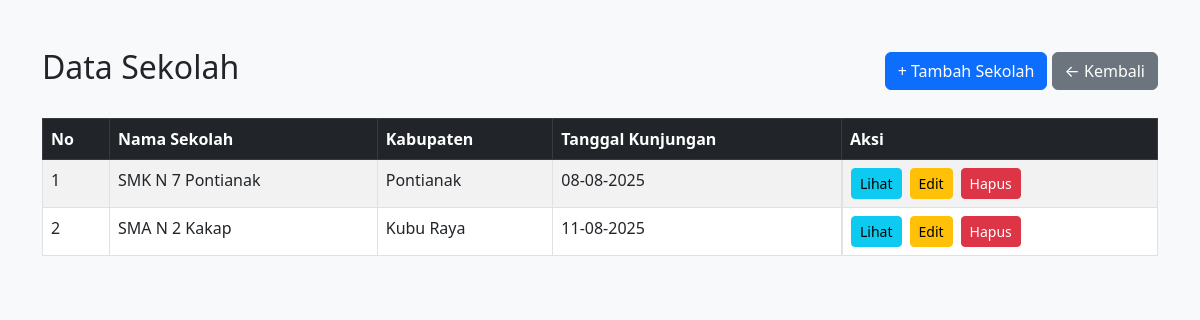
The app's page /safety-riding/sekolah (signed in), older data.
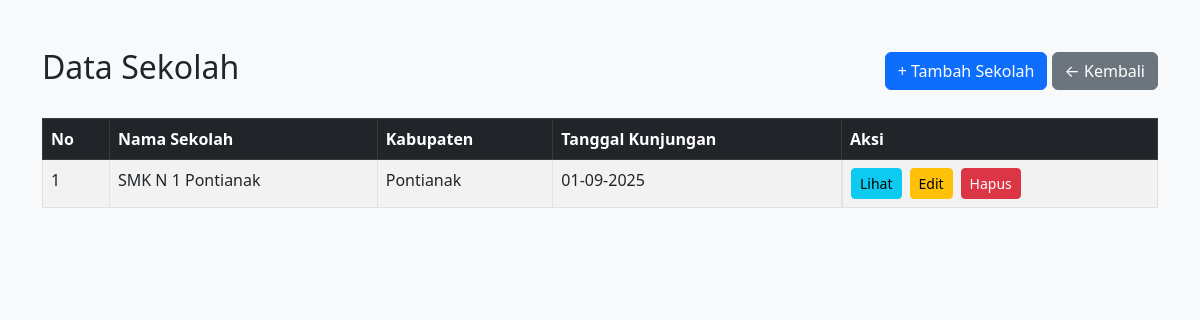
The same page, newer data.
### models.py (models this page shows)
class Sekolah(db.Model):
    id = db.Column(db.Integer, primary_key=True)
    nama = db.Column(db.String(100), nullable=False)
    kabupaten = db.Column(db.String(100), nullable=False)
    tanggal_kunjungan = db.Column(db.Date, nullable=False)

### app.py (the view)
@app.route('/safety-riding/sekolah')
def list_sekolah():
    if 'role' not in session or session['role'] not in ['PetugasSR', 'Admin']:
        return "Akses ditolak"
    sekolah_list = Sekolah.query.all()
    return render_template('list_sekolah.html', sekolah_list=sekolah_list)

### templates/list_sekolah.html (shortened to what this page needs)
<!DOCTYPE html>
<html>
<head>
    <link href="https://cdn.jsdelivr.net/npm/bootstrap@5.3.0/dist/css/bootstrap.min.css" rel="stylesheet">
</head>
<body class="bg-light">
    <div class="container mt-5">
        <div class="d-flex justify-content-between align-items-center mb-4">
            <h2>Data Sekolah</h2>
            <div>
                <a href="/safety-riding/sekolah/tambah" class="btn btn-primary">+ Tambah Sekolah</a>
                <a href="/safety-riding" class="btn btn-secondary">← Kembali</a>
            </div>
        </div>
        <table class="table table-bordered table-striped">
            <thead class="table-dark">
                <tr>
                    <th>No</th>
                    <th>Nama Sekolah</th>
                    <th>Kabupaten</th>
                    <th>Tanggal Kunjungan</th>
                    <th>Aksi</th>
                </tr>
            </thead>
            <tbody>
                {% for sekolah in sekolah_list %}
                <tr>
                    <td>{{ loop.index }}</td>
                    <td>{{ sekolah.nama }}</td>
                    <td>{{ sekolah.kabupaten }}</td>
                    <td>{{ sekolah.tanggal_kunjungan.strftime('%d-%m-%Y') }}</td>
                    <td class="d-flex gap-2">
                        <a href="{{ url_for('lihat_sekolah', sekolah_id=sekolah.id) }}" class="btn btn-info btn-sm">Lihat</a>
                        <a href="{{ url_for('edit_sekolah', sekolah_id=sekolah.id) }}" class="btn btn-warning btn-sm">Edit</a>
                        <form action="{{ url_for('hapus_sekolah', sekolah_id=sekolah.id) }}" method="POST" onsubmit="return confirm('Yakin ingin menghapus sekolah ini?');">
                        <button type="submit" class="btn btn-danger btn-sm">Hapus</button>
                        </form>
                    </td>
                </tr>
                {% endfor %}
            </tbody>
        </table>
    </div>
</body>
</html>

Row changes from the older to the newer data that the page shows:
removed Sekolah: nama "SMK N 7 Pontianak", kabupaten "Pontianak", tanggal_kunjungan "08-08-2025"
removed Sekolah: nama "SMA N 2 Kakap", kabupaten "Kubu Raya", tanggal_kunjungan "11-08-2025"
added Sekolah: nama "SMK N 1 Pontianak", kabupaten "Pontianak", tanggal_kunjungan "01-09-2025"
